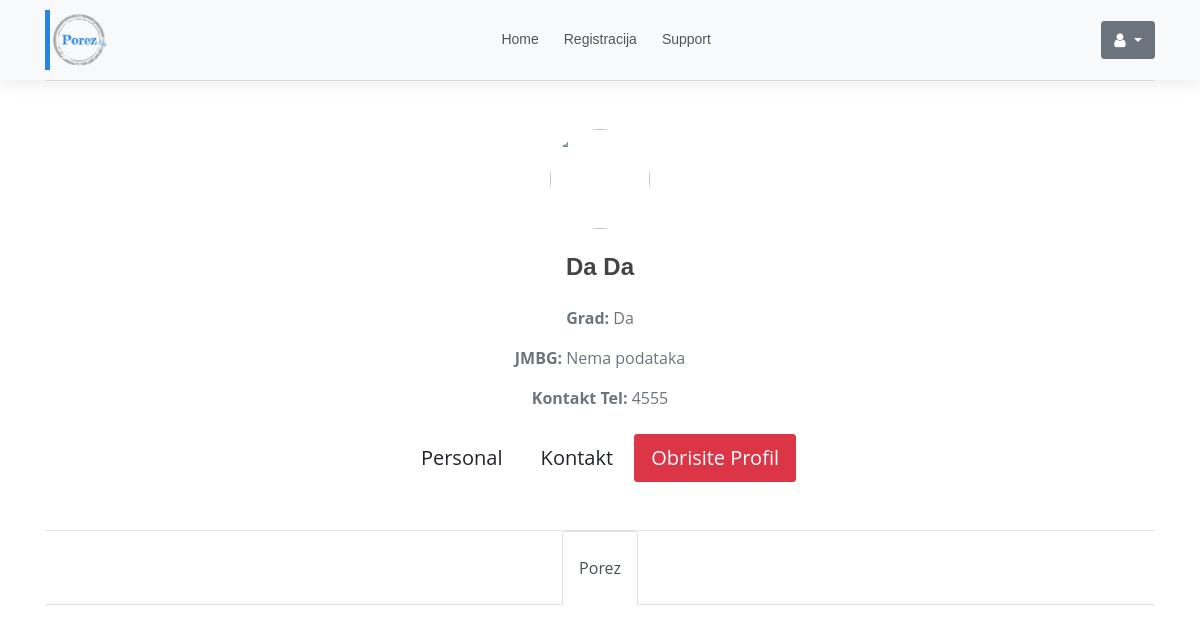
The page /profile (signed in) on the database as committed earlier.
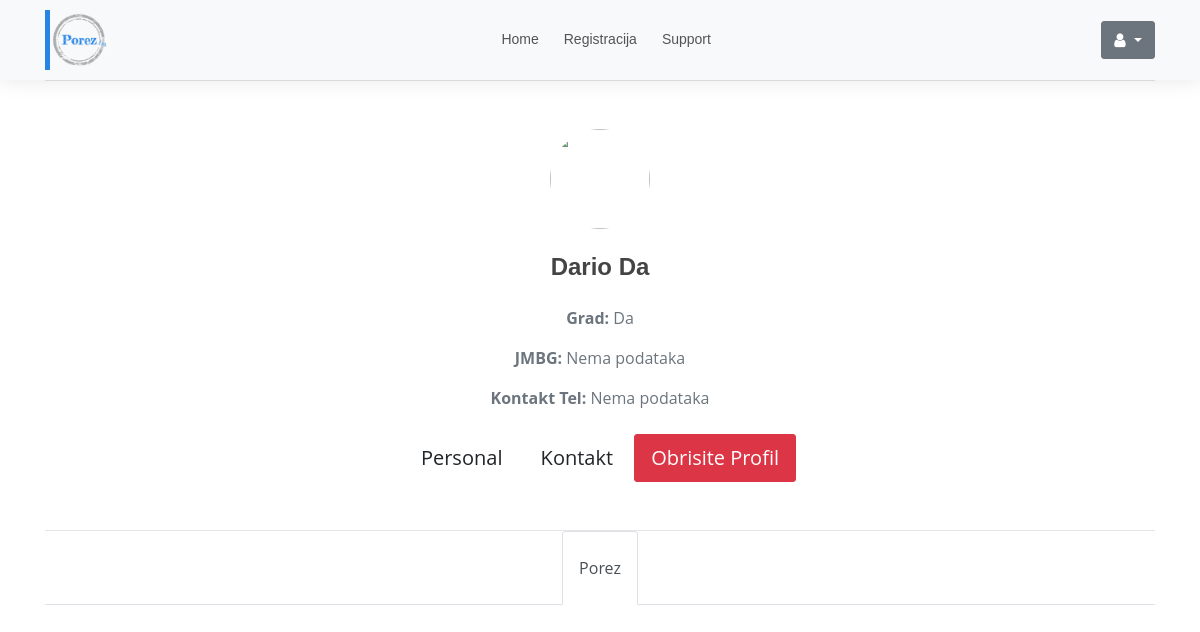
The same page on the database as committed later.
### app/models.py (models this page shows, shortened)
class User(db.Model, UserMixin):
    __tablename__ = 'users'
    id = db.Column(db.Integer, primary_key=True)
    ime = db.Column(db.String(64))
    prezime = db.Column(db.String(64))
    email = db.Column(db.String(64), index=True)
    password_hash = db.Column(db.String(128))
    jmbg = db.Column(db.Integer)
    kontakt_tel = db.Column(db.Integer)
    grad = db.Column(db.String)
    is_confirmed = db.Column(db.Boolean, default=False)
    expire = db.Column(db.Integer)
    @property
    def password(self):
        raise AttributeError("Password is not readable attribute")

### app/users/views.py (the view, shortened to what this page needs)
@users.route('/profile', methods=['GET', 'POST'])
@login_required
def profile():
    user = User.query.filter_by(id=current_user.id).first_or_404()
    if user != current_user:
        return 403
    form_personal = ProfileEditPersonal()
    form_contact = ProfileEditContact()
    form_delete = ProfileDelete()
    if request.method == "GET":
        form_personal.ime.data = current_user.ime.title()
        form_personal.prezime.data = current_user.prezime.title()
        form_personal.grad.data = current_user.grad.title()
        form_personal.jmbg.data = current_user.jmbg
        form_contact.email.data = current_user.email
        form_contact.kontakt_tel.data = current_user.kontakt_tel
    if form_delete.validate_on_submit() and form_delete.submit.data:
        db.session.delete(user)
        db.session.commit()
        flash('Uspješno ste izbrisali svoj profil !')
        return redirect(url_for('core.index'))
    return render_template('users/profile.html', user=user, form_personal=form_personal, form_contact=form_contact,\
                           form_delete=form_delete)

### app/models.py (called while the page is built)
@login_manager.user_loader
def load_user(user_id):
    return User.query.get(int(user_id))

### app/templates/users/profile.html (shortened to what this page needs)
{% extends 'base.html' %}
{% block content %}
<div class="container">
  <hr class="m-0">
  <div class="container">
    <div class="text-center py-5">
      <img src="https://cdn.onlinewebfonts.com/svg/img_173956.png" alt class="ui-w-100 rounded-circle"
           style="height: 100px; width: 100px">
      <div class="col-md-8 col-lg-6 col-xl-5 p-0 mx-auto">
        <h4 class="font-weight-bold my-4">{{ user.ime|title}} {{user.prezime|title}}</h4>
        <div class="text-muted mb-4">
          <div class="col">
            {% if current_user.is_confirmed %}
            <p><strong>Grad:</strong> {{ current_user.grad|title }}</p>
            {% if current_user.jmbg != None %}
            <p><strong>JMBG:</strong> {{ current_user.jmbg }}</p>
            {% else %}
            <p><strong>JMBG:</strong> Nema podataka</p>
            {% endif %}
            {% if current_user.kontakt_tel != None %}
            <p><strong>Kontakt Tel:</strong> {{ current_user.kontakt_tel }}</p>
            {% else %}
            <p><strong>Kontakt Tel:</strong> Nema podataka</p>
            {% endif %}
            {% else %}
            <p>Da bi ste mogli upravljati vasim licnim podacima , i izvristi promjenu vase email adrese molim Vas
              potvrdie <a href="{{url_for('users.email_confirm_token')}}">Vasu email adresu !</a></p>
            {% endif %}
          </div>
        </div>
      </div>
      {% if current_user.is_confirmed %}
      <div class="text-center">
        <a href="#" class="btn icon-btn borderless btn-outline-twitter btn-lg btn-round" data-toggle="modal"
           data-target="#emailModal">
          Personal
        </a>
        <a href="#" class="btn icon-btn borderless btn-outline-twitter btn-lg btn-round" data-toggle="modal"
           data-target="#emailContact">
          Kontakt
        </a>
        <a href="#" class="btn btn-lg btn-danger btn-round" data-toggle="modal"
           data-target="#deleteModal">
          Obrisite Profil
        </a>
      </div>
    {% endif %}
    </div>
  </div>
  <ul class="nav nav-tabs tabs-alt justify-content-center">
    <li class="nav-item">
      <a class="nav-link py-4 active" href="#">Porez</a>
    </li>
  </ul>
</div>
{% endblock %}

### app/templates/base.html (shortened to what this page needs)
<!doctype html>
<html lang="en">
<head>
    <link rel="stylesheet" href="https://stackpath.bootstrapcdn.com/bootstrap/4.3.1/css/bootstrap.min.css"
>
    <link rel="stylesheet" href="/static/css/main.css">
    <link rel="stylesheet" href="https://stackpath.bootstrapcdn.com/font-awesome/4.7.0/css/font-awesome.min.css">
</head>
<body>
<nav class="navbar  navbar-expand-lg navbar-light bg-light">
    <div class="container d-flex">
        <div class="logo mr-auto">
            <img src="/static/img/ProfileLogo.png" class="img-fluid">
        </div>
        <div class="collapse navbar-collapse" id="navbarNav">
            <ul class="navbar-nav mx-auto">
                <li class="nav-item active">
                    <a class="nav-link" href="{{ url_for('core.index') }}">Home </a>
                </li>
                <li class="nav-item active">
                    <a class="nav-link" href="{{ url_for('users.register') }}">Registracija</a>
                </li>
                <li class="nav-item active">
                    <a class="nav-link" href="#">Support</a>
                </li>
            </ul>
            <div class="dropdown ml-4">
                <button class="btn btn-secondary dropdown-toggle" type="button" id="dropdownMenuButton"
                        data-toggle="dropdown" aria-haspopup="true" aria-expanded="false">
                    <i class="fa fa-user"></i>
                </button>
            </div>
        </div>
</nav>
{% block content %}
{% endblock %}
</body>
</html>

### app/static/css/main.css (style rules this page uses)
body { font-family: "Open Sans", sans-serif; color: #444444; }
h1, h2, h3, h4, h5, h6 { font-family: "Raleway", sans-serif; }
.navbar { min-height: 70px; transition: all 0.5s; z-index: 997; transition: all 0.5s; padding: 10px 0; background: #fff; box-shadow: 0px 0px 20px 0px rgba(0, 0, 0, 0.1); position: relative; }
.logo img { height: 60px; border-left: 5px solid #2684E5; ine-height: 1; }
#navbarNav a { display: block; position: relative; color: #545454; padding: 13px 0 15px 25px; transition: 0.3s; font-size: 14px; font-family: "Poppins", sans-serif; }
.form-control, .btn { border-radius: 3px; }

Rows that differ between the two databases and show on the page:
changed User "Da": ime "Da" → "Dario"; kontakt_tel "4555" → (not shown)
Other text that changed with them:
text now shown: "Nema podataka"
